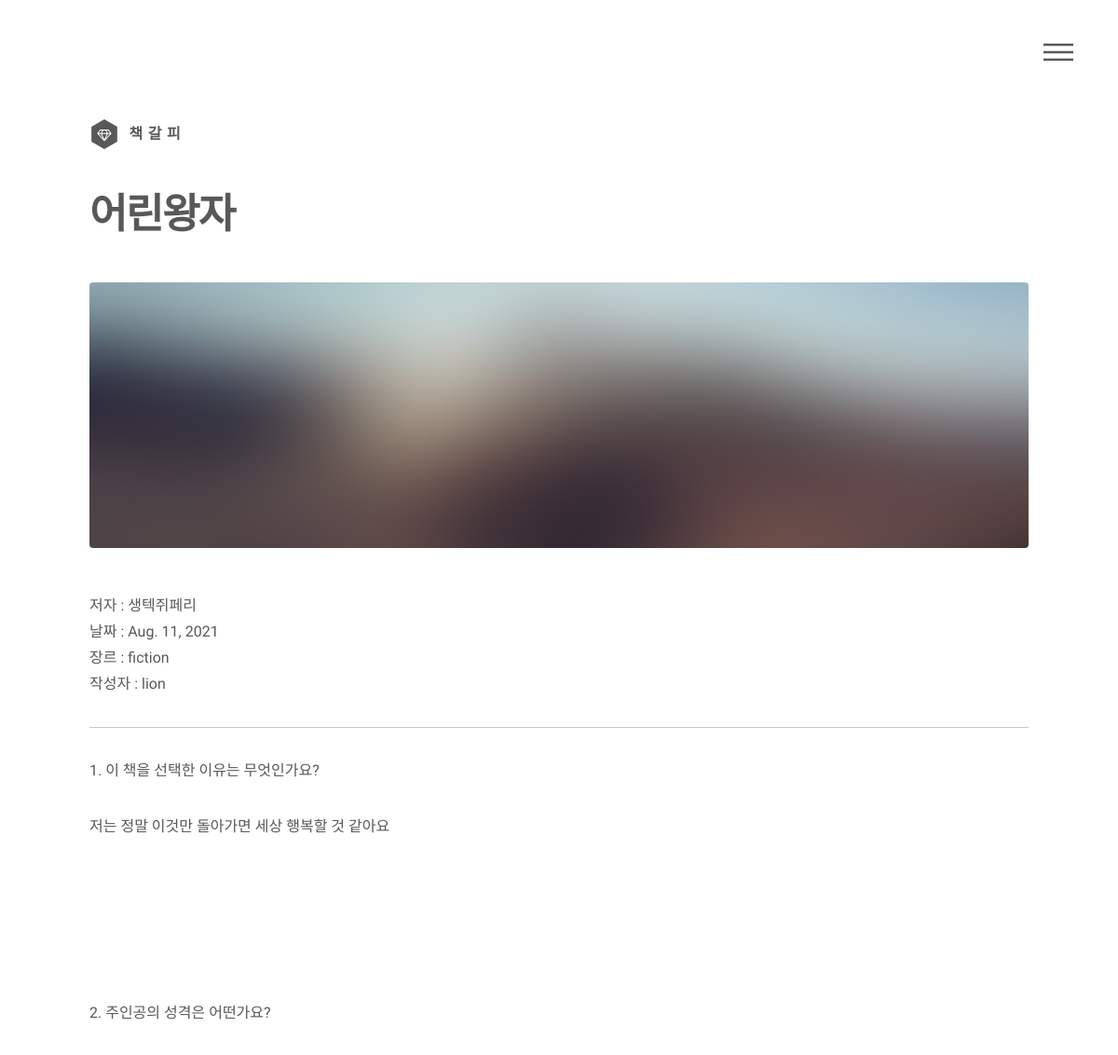
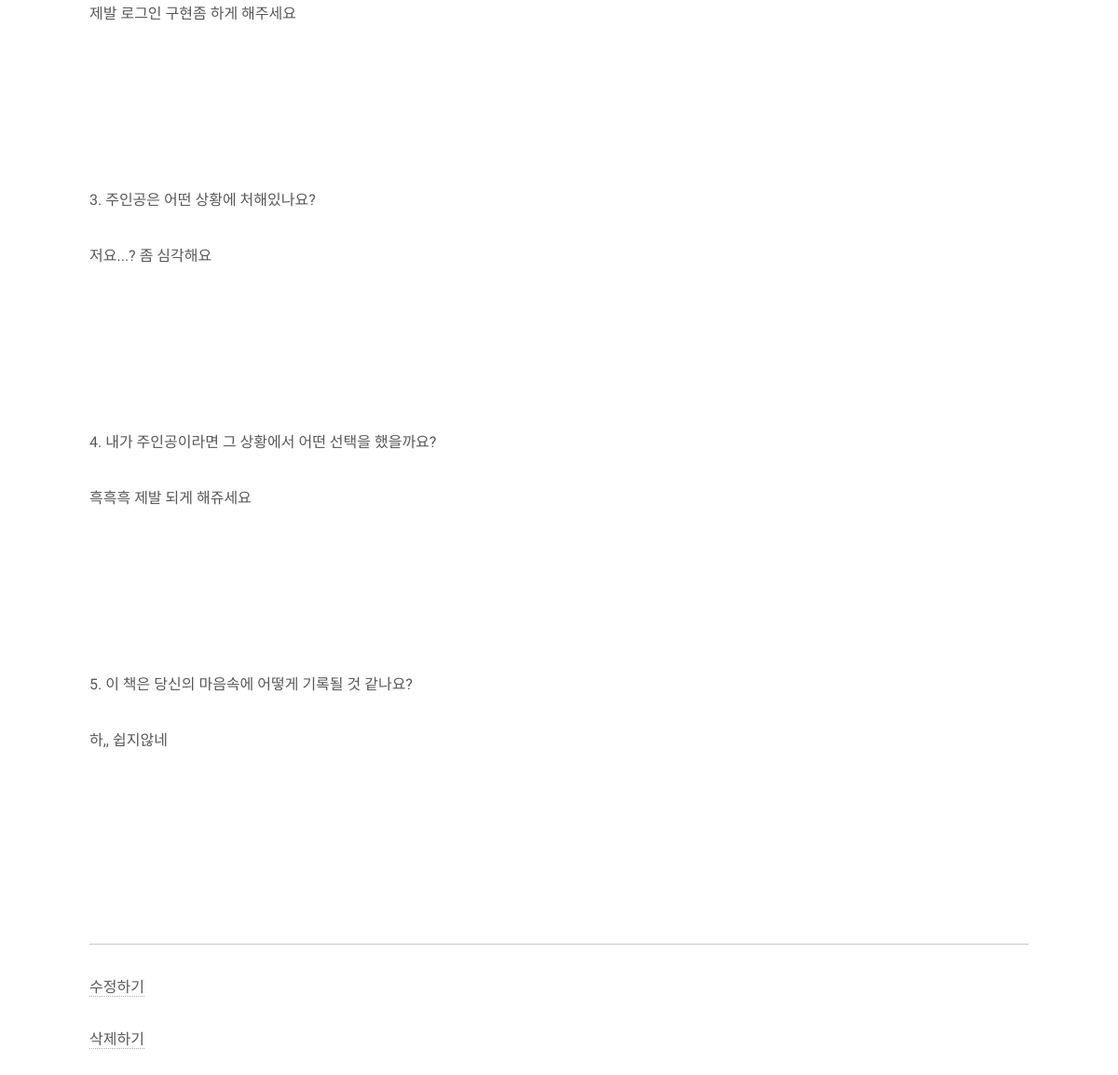
The page /1 on the database its author committed (2 pictures, top to bottom).
### main/models.py (models this page shows, shortened)
class Book(models.Model):# 소설,시,비문학,에세이에 공통적으로 사용되는 모델입니다.
    title = models.CharField(max_length=100)
    writer = models.CharField(max_length=50)
    read_date = models.DateField()
    question1 = models.TextField()
    question2 = models.TextField()
    question3 = models.TextField()
    question4 = models.TextField()
    question5 = models.TextField()
    genre = models.CharField(max_length=10)
    author=models.ForeignKey(User, related_name='books',on_delete=models.CASCADE)

### main/views.py (the view)
# urls.py: path('<str:id>',detail,name="detail"),
def detail(request,id):
    book=get_object_or_404(Book,pk=id)
    return render(request,'detail.html',{'book':book})

### main/templates/detail.html (shortened to what this page needs)
<!DOCTYPE HTML>
<html>
	<head>
		<link rel="stylesheet" href="static/css/main.css" />
	</head>
	<body class="is-preload">
			<div id="wrapper">
					<header id="header">
						<div class="inner">
								<a href="{% url 'home' %}" class="logo">
									<span class="symbol"><img src="static/images/logo.svg" alt="" /></span><span class="title">책갈피</span>
								</a>
								<nav>
									<ul>
										<li><a href="#menu">Menu</a></li>
									</ul>
								</nav>
						</div>
					</header>
					<div id="main">
						<div class="inner">
							<h1>{{book.title}}</h1>
							<span class="image main"><img src="static/images/pic13.jpg" alt="" /></span>
							<div>
							저자 : {{book.writer}}
							<br>
							날짜 : {{book.read_date}}
							<br>
							장르 : {{book.genre}}
							<br>
							작성자 : {{book.author}}
							</div>
							<hr>
							{% if book.genre == 'fiction' %}
								<p>1. 이 책을 선택한 이유는 무엇인가요?</p>
								<p> {{book.question1}}</p>
								<br><br><br><br><br>
								<p>2. 주인공의 성격은 어떤가요?</p>
								<p> {{book.question2}}</p>
								<br><br><br><br><br>
								<p>3. 주인공은 어떤 상황에 처해있나요?</p>
								<p> {{book.question3}}</p>
								<br><br><br><br><br>
								<p>4. 내가 주인공이라면 그 상황에서 어떤 선택을 했을까요?</p>
								<p> {{book.question4}}</p>
								<br><br><br><br><br>
								<p>5. 이 책은 당신의 마음속에 어떻게 기록될 것 같나요?</p>
								<p> {{book.question5}}</p>
								<br><br><br><br><br>
								<hr>
								<a href="{% url 'editBook' book.id %}">수정하기</a>
								<br>
								<br>
								<a href="{% url 'deleteBook' book.id %}">삭제하기</a>
							{% endif %}
						</div>
					</div>
			</div>
	</body>
</html>

### main/static/css/main.css (style rules this page uses)
html, body, div, span, applet, object, iframe, h1, h2, h3, h4, h5, h6, p, blockquote, pre, a, abbr, acronym, address, big, cite, code, del, dfn, em, img, ins, kbd, q, s, samp, small, strike, strong, sub, sup, tt, var, b, u, i, center, dl, dt, dd, ol, ul, li, fieldset, form, label, legend, table, caption, tbody, tfoot, thead, tr, th, td, article, aside, canvas, details, embed, figure, figcaption, footer, header, hgroup, menu, nav, output, ruby, section, summary, time, mark, audio, video { margin: 0; padding: 0; border: 0; font-size: 100%; font: inherit; vertical-align: baseline; }
article, aside, details, figcaption, figure, footer, header, hgroup, menu, nav, section { display: block; }
body { line-height: 1; }
ol, ul { list-style: none; }
body { -webkit-text-size-adjust: none; }
body { -ms-overflow-style: scrollbar; }
html { box-sizing: border-box; }
*, *:before, *:after { box-sizing: inherit; }
body { background: #ffffff; }
body, input, select, textarea { color: #585858; font-family: "Source Sans Pro", Helvetica, sans-serif; font-size: 16pt; font-weight: 300; line-height: 1.75; }
@media screen and (max-width: 1680px) { body, input, select, textarea { font-size: 14pt; } }
@media screen and (max-width: 1280px) { body, input, select, textarea { font-size: 12pt; } }
a { -moz-transition: border-bottom-color 0.2s ease, color 0.2s ease; -webkit-transition: border-bottom-color 0.2s ease, color 0.2s ease; -ms-transition: border-bottom-color 0.2s ease, color 0.2s ease; transition: border-bottom-color 0.2s ease, color 0.2s ease; text-decoration: none; color: #585858; border-bottom: dotted 1px rgba(88, 88, 88, 0.5); }
p { margin: 0 0 2em 0; }
h1 { font-size: 2.75em; font-weight: 700; line-height: 1.3; margin: 0 0 1em 0; letter-spacing: -0.035em; }
hr { border: 0; border-bottom: solid 1px #c9c9c9; margin: 2em 0; }
ul { list-style: disc; margin: 0 0 2em 0; padding-left: 1em; }
ul li { padding-left: 0.5em; }
.image { border-radius: 4px; border: 0; display: inline-block; position: relative; }
.image img { border-radius: 4px; display: block; }
.image.main { display: block; margin: 0 0 3em 0; width: 100%; }
.image.main img { width: 100%; }
#header { padding: 8em 0 0.1em 0 ; }
#header .logo { display: block; border-bottom: 0; color: inherit; font-weight: 900; letter-spacing: 0.35em; margin: 0 0 2.5em 0; text-decoration: none; text-transform: uppercase; display: inline-block; }
#header .logo > * { display: inline-block; vertical-align: middle; }
#header .logo .symbol { margin-right: 0.65em; }
#header .logo .symbol img { display: block; width: 2em; height: 2em; }
#header nav { position: fixed; right: 2em; top: 2em; z-index: 10000; }
#header nav ul { display: -moz-flex; display: -webkit-flex; display: -ms-flex; display: flex; -moz-align-items: center; -webkit-align-items: center; -ms-align-items: center; align-items: center; list-style: none; margin: 0; padding: 0; }
#header nav ul li { display: block; padding: 0; }
#header nav ul li a { display: block; position: relative; height: 3em; line-height: 3em; padding: 0 1.5em; background-color: rgba(255, 255, 255, 0.5); border-radius: 4px; border: 0; font-size: 0.8em; font-weight: 900; letter-spacing: 0.35em; text-transform: uppercase; }
#header nav ul li a[href="#menu"] { -webkit-tap-highlight-color: transparent; width: 4em; text-indent: 4em; font-size: 1em; overflow: hidden; padding: 0; white-space: nowrap; }
#header nav ul li a[href="#menu"]:before, #header nav ul li a[href="#menu"]:after { -moz-transition: opacity 0.2s ease; -webkit-transition: opacity 0.2s ease; -ms-transition: opacity 0.2s ease; transition: opacity 0.2s ease; content: ''; display: block; position: absolute; top: 0; left: 0; width: 100%; height: 100%; background-position: center; background-repeat: no-repeat; background-size: 2em 2em; }
#header nav ul li a[href="#menu"]:before { opacity: 0; }
#header nav ul li a[href="#menu"]:after { opacity: 1; }
#wrapper { -moz-transition: opacity 0.45s ease; -webkit-transition: opacity 0.45s ease; -ms-transition: opacity 0.45s ease; transition: opacity 0.45s ease; opacity: 1; }
#main { padding: 0em 0 6em 0 ; }
#wrapper > * > .inner { width: 100%; max-width: 68em; margin: 0 auto; padding: 0 2.5em; }

### rows shown on the page
Book: title "어린왕자", writer "생텍쥐페리", read_date "Aug. 11, 2021", genre "fiction", author "lion", question1 "저는 정말 이것만 돌아가면 세상 행복할 것 같아요", question2 "제발 로그인 구현좀 하게 해주세요", question3 "저요...? 좀 심각해요", question4 "흑흑흑 제발 되게 해쥬세요", question5 "하,, 쉽지않네"
